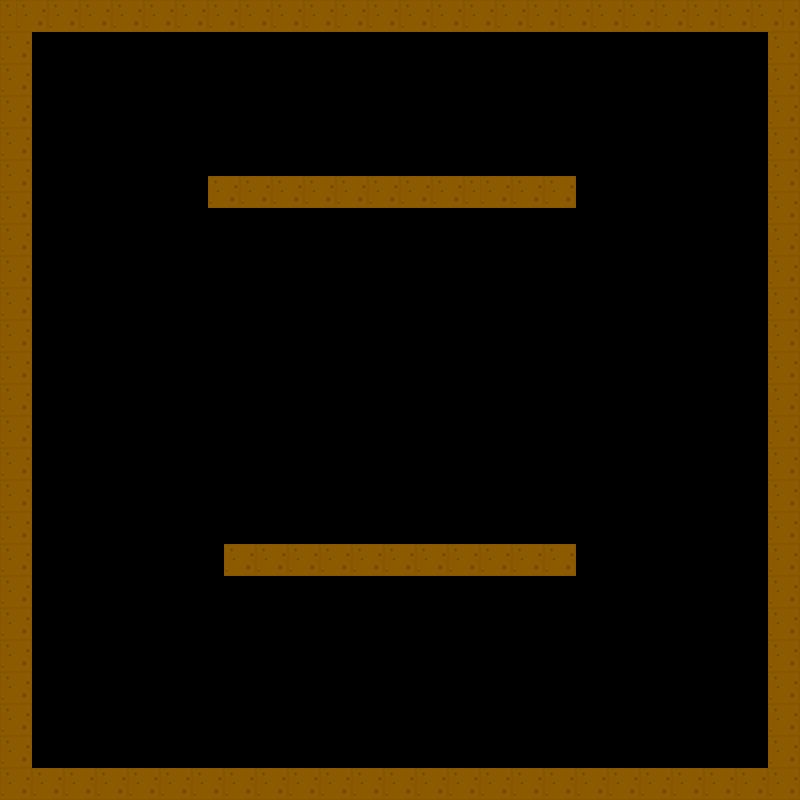

This game map was drawn from its Tiled (.tmx) file and the tilesets committed beside it. A one-line description and the trimmed map source follow:
An orthogonal 50x50 tile map with 16x16 px tiles, 1 tile layer (graphics) and 6 objects.

<map version="1.0" orientation="orthogonal" renderorder="right-down" width="50" height="50" tilewidth="16" tileheight="16" nextobjectid="17">
 <tileset firstgid="1" name="desert" tilewidth="16" tileheight="16" tilecount="512" columns="32">
  <image source="../images/desert.png" width="512" height="256" />
 </tileset>
 <layer name="graphics" width="50" height="50">
  <data>[2500 cells, 474 non-empty, 4 distinct tile ids]</data>
 </layer>
 <objectgroup name="hedge">
  <object id="2" x="0" y="0" width="32" height="800" />
  <object id="3" x="32" y="768" width="768" height="32" />
  <object id="4" x="32" y="0" width="768" height="32" />
  <object id="5" x="768" y="32" width="32" height="736" />
  <object id="15" x="208" y="176" width="368" height="32" />
  <object id="16" x="224" y="544" width="352" height="32" />
 </objectgroup>
</map>